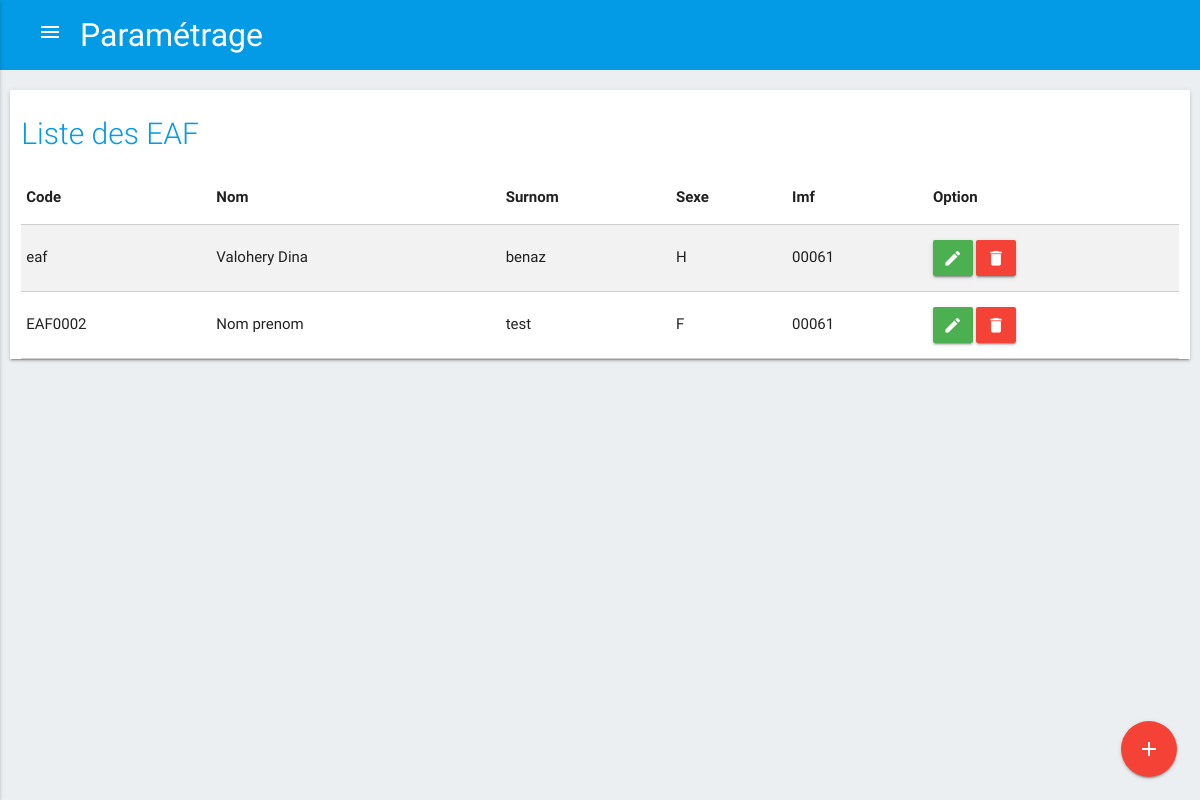
Page /c_parametre/liste_menage on the earlier database version.
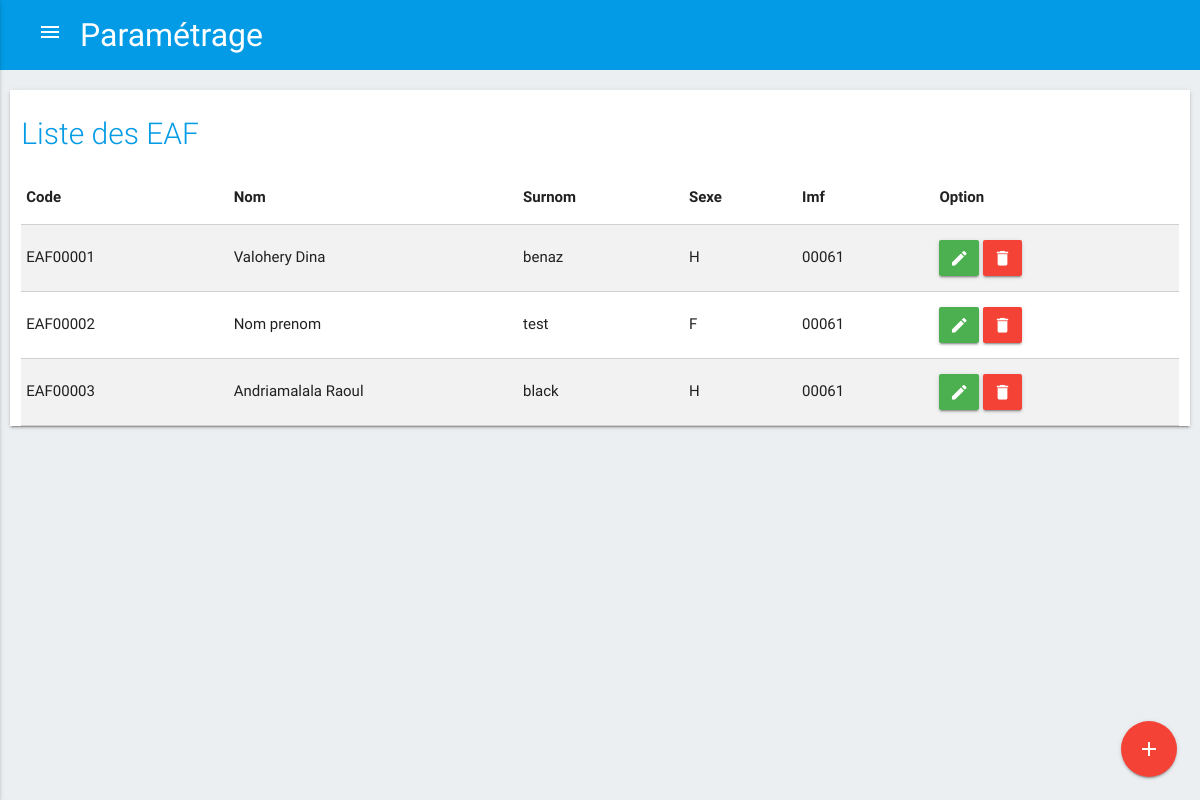
Same page on the later database version.
### tables this page shows
CREATE TABLE `menages` (
  `ID_MENAGE` int(11) NOT NULL,
  `ID_FOKONTANY` int(11) NOT NULL,
  `CODE_MENAGE` varchar(20) DEFAULT NULL,
  `NOM_MENAGE` varchar(50) DEFAULT NULL,
  `SURNOM` varchar(25) DEFAULT NULL,
  `SEXE` char(1) DEFAULT NULL,
  `TYPE` smallint(6) DEFAULT NULL,
  `IMF` tinyint(1) DEFAULT NULL
);

### application/views/templates.php (called while the page is built, shortened)
<?php
	$this->load->view("templates/header");
	$this->load->view($contents);

### application/controllers/C_parametre.php (called while the page is built, shortened)
<?php
	class C_parametre extends CI_Controller {
        public function liste_menage(){
            $this->load->model('M_op');
            $data['titre'] = 'Paramétrage';
            $data['contents'] = 'liste_menage';
            $data['menages'] = $this->M_op->getMenages();
            $this->load->view('templates',$data);
        }
	}

### index.php (called while the page is built, shortened)
<?php
require_once BASEPATH.'core/CodeIgniter.php';

### application/models/M_op.php (called while the page is built, shortened)
<?php
	class M_op extends CI_Model {
        public function getMenages(){
            $query = $this->db->query("SELECT * FROM menages JOIN zone_intervention ON menages.ID_FOKONTANY= zone_intervention.ID_FOKONTANY");
            return $query->result() ;
        }
	}

### application/views/liste_menage.php (the view, shortened to what this page needs)
<main>
    <div class="container1">
        <div class="row z-depth-1">
            <div class="col s12">
                <h2 class="header">Liste des EAF </h2>
                <table class="bordered striped">
                    <thead>
                    <tr>
                        <th>Code</th>
                        <th width="25%">Nom</th>
                        <th>Surnom</th>
                        <th>Sexe</th>
                        <th>Imf</th>
                        <th>Option</th>
                    </tr>
                    </thead>
                    <tbody>
                    <?php foreach($menages as $menage) { ?>
                    <tr>
                        <td><?php echo $menage->CODE_MENAGE ?></td>
                        <td><?php echo $menage->NOM_MENAGE ?></td>
                        <td><?php echo $menage->SURNOM ?></td>
                        <td><?php echo $menage->SEXE ?></td>
                        <td><?php echo  str_pad(61,5,0,STR_PAD_LEFT) ?></td>
                        <td>
                            <a href="#!" class="waves-effect waves-light green btn edit" data-id="<?php echo $menage->ID_MENAGE ?>"><i class="material-icons">edit</i></a>
                            <a href="#!" class="waves-effect waves-light red btn delete" data-id="<?php echo $menage->ID_MENAGE ?>"><i class="material-icons">delete</i></a>
                        </td>
                    </tr>
                    <?php } ?>
                    </tbody>
                </table>
                <div class="fixed-action-btn">
                    <a href="<?php echo base_url(); ?>c_parametre/ajout_menage" class="btn-floating btn-large red">
                        <i class="large material-icons">add</i>
                    </a>
                </div>
            </div>
        </div>
    </div>
</main>

Differences in the rows shown:
changed menages "Valohery Dina": CODE_MENAGE "eaf" → "EAF00001"
changed menages "Nom prenom": CODE_MENAGE "EAF0002" → "EAF00002"
added menages: CODE_MENAGE "EAF00003", NOM_MENAGE "Andriamalala Raoul", SURNOM "black", SEXE "H"
